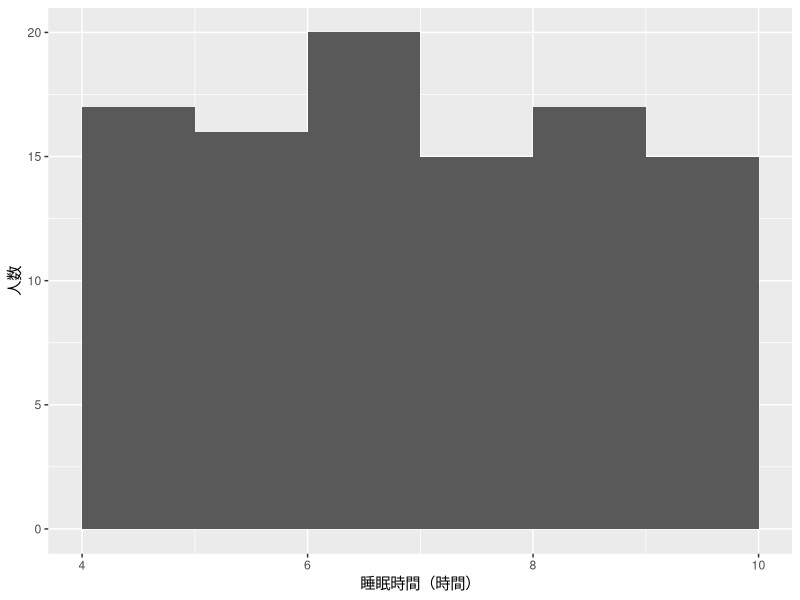
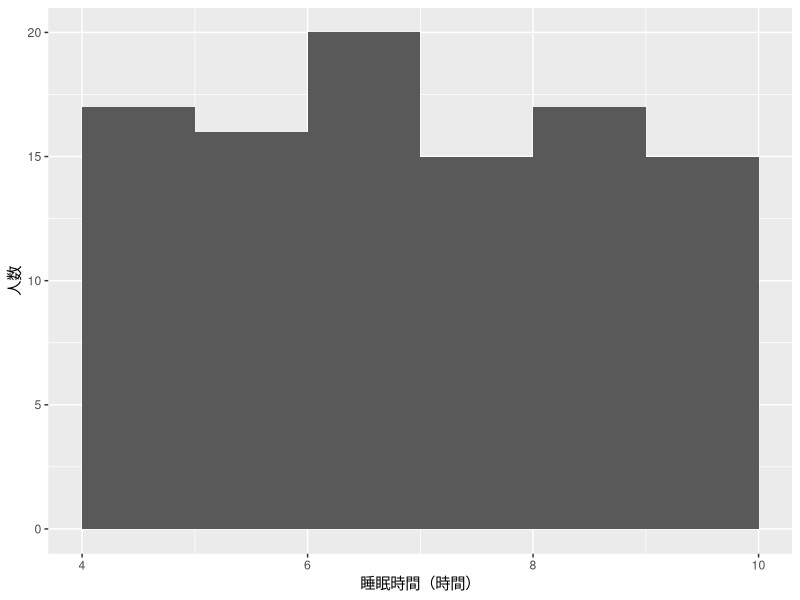

The R script that drew these images, in order: (Note: this script raises an error after producing the figures.)
## ---- chunk 1
#| label: ai-reference
#| results: hide
#| fig-show: hide
# 架空の100人分の睡眠時間を作る
set.seed(123)
sleep_data <- data.frame(
  sleep_hours = round(stats::runif(n = 100, min = 4, max = 10), digits = 1)
)

# 人数、最小値・最大値、平均を表示する
nrow(sleep_data)
range(sleep_data$sleep_hours)
mean(sleep_data$sleep_hours)

# ggplot2で、区間の境界と軸ラベルを指定してヒストグラムを描く
sleep_plot <- ggplot2::ggplot(sleep_data, ggplot2::aes(x = sleep_hours)) +
  ggplot2::geom_histogram(breaks = seq(4, 10, by = 1), closed = "right") +
  ggplot2::labs(x = "睡眠時間（時間）", y = "人数")
print(sleep_plot)
## ---- chunk 2
#| label: ai-check-count
nrow(sleep_data)
## ---- chunk 3
#| label: ai-check-type
is.numeric(sleep_data$sleep_hours)
## ---- chunk 4
#| label: ai-check-missing
sum(is.na(sleep_data$sleep_hours))
## ---- chunk 5
#| label: ai-check-range
range(sleep_data$sleep_hours)
## ---- chunk 6
#| label: ai-check-digits
all(abs(sleep_data$sleep_hours - round(sleep_data$sleep_hours, 1)) < 1e-8)
## ---- chunk 7
#| label: ai-check-mean
mean(sleep_data$sleep_hours)
## ---- chunk 8
#| label: fig-ai-sleep
#| echo: false
#| fig-cap: "架空の100人の睡眠時間。区間ごとの人数にはばらつきがあります。"
#| fig-alt: "睡眠時間を4〜10時間の範囲で1時間幅に区切ったヒストグラム。横軸は睡眠時間、縦軸は人数です。"
print(sleep_plot)
## ---- chunk 9
#| label: ai-wrong
#| error: true
mean(sleep_dat$sleep_hours)
## ---- chunk 10
#| label: ai-repair
mean(sleep_data$sleep_hours)
## ---- chunk 11
#| label: ai-exercise-generate
set.seed(123)
sleep_200 <- data.frame(
  sleep_hours = round(stats::runif(n = 200, min = 4, max = 10), digits = 1)
)
## ---- chunk 12
#| label: ai-exercise-check
nrow(sleep_200)
is.numeric(sleep_200$sleep_hours)
sum(is.na(sleep_200$sleep_hours))
range(sleep_200$sleep_hours)
mean(sleep_200$sleep_hours)
all(abs(sleep_200$sleep_hours - round(sleep_200$sleep_hours, 1)) < 1e-8)
## ---- chunk 13
#| label: fig-ai-exercise
#| fig-cap: "架空の200人の睡眠時間。100人の図と同じ区間で人数を数えています。"
#| fig-alt: "架空の200人について、睡眠時間を4〜10時間の範囲で1時間幅に区切ったヒストグラム。各区間の人数にはばらつきがあります。"
sleep_plot_200 <- ggplot2::ggplot(sleep_200, ggplot2::aes(x = sleep_hours)) +
  ggplot2::geom_histogram(breaks = seq(4, 10, by = 1), closed = "right") +
  ggplot2::labs(x = "睡眠時間（時間）", y = "人数")
print(sleep_plot_200)
